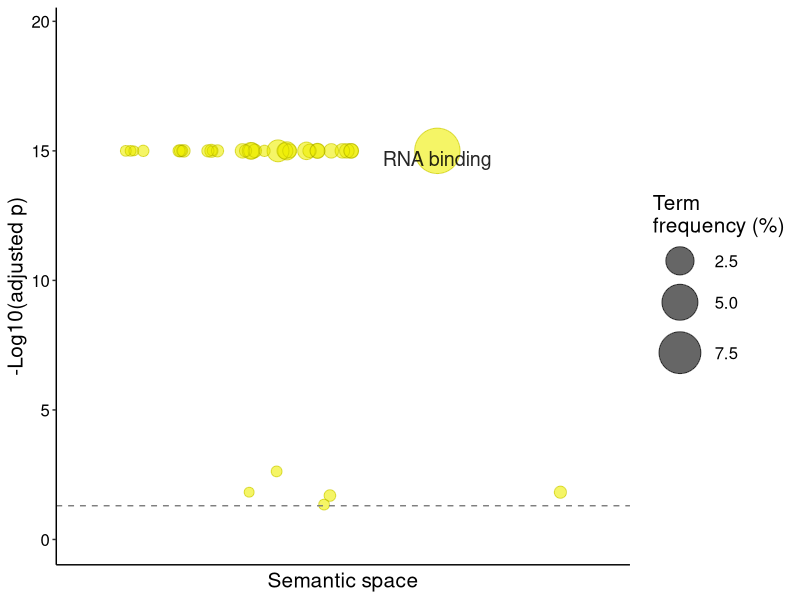

Generate this figure with R:


# A plotting R script produced by the REVIGO server at http://revigo.irb.hr/
# If you found REVIGO useful in your work, please cite the following reference:
# Supek F et al. "REVIGO summarizes and visualizes long lists of Gene Ontology
# terms" PLoS ONE 2011. doi:10.1371/journal.pone.0021800


# --------------------------------------------------------------------------
# If you don't have the ggplot2 package installed, uncomment the following line:
# install.packages( "ggplot2" );
library( ggplot2 );
library( RColorBrewer );
library( ggridges )
# --------------------------------------------------------------------------
# If you don't have the scales package installed, uncomment the following line:
# install.packages( "scales" );
library( scales );


# --------------------------------------------------------------------------
# Here is your data from REVIGO. Scroll down for plot configuration options.



revigo.names <- c("term_ID","description","frequency_%","plot_X","plot_Y","plot_size","log10_p_value","uniqueness","dispensability");
revigo.data <- rbind(c("GO:0008312","7S RNA binding", 0.046, 2.904, 1.519, 0.954,-15,0.476,0.000),
                     c("GO:0098505","G-rich strand telomeric DNA binding", 0.046,-4.627, 0.148, 0.954,-1.8237,0.677,0.145),
                     c("GO:0003723","RNA binding", 9.262,-1.998,-0.254, 3.205,-15,0.553,0.221),
                     c("GO:0001069","regulatory region RNA binding", 0.006, 2.812,-3.685, 0.301,-15,0.525,0.248),
                     c("GO:0033204","ribonuclease P RNA binding", 0.006, 4.487,-2.304, 0.301,-15,0.525,0.248),
                     c("GO:0030627","pre-mRNA 5'-splice site binding", 0.012, 1.436, 2.578, 0.477,-2.6265,0.458,0.258),
                     c("GO:0042835","BRE binding", 0.012, 4.556, 0.773, 0.477,-15,0.509,0.258),
                     c("GO:0061752","telomeric repeat-containing RNA binding", 0.012, 4.658,-1.102, 0.477,-15,0.509,0.258),
                     c("GO:0034584","piRNA binding", 0.017, 3.454,-2.629, 0.602,-15,0.500,0.264),
                     c("GO:0070883","pre-miRNA binding", 0.023, 4.285,-0.250, 0.699,-15,0.493,0.269),
                     c("GO:0071208","histone pre-mRNA DCP binding", 0.023, 1.696,-3.232, 0.699,-15,0.493,0.269),
                     c("GO:0033592","RNA strand annealing activity", 0.029, 0.297,-2.867, 0.778,-1.6943,0.473,0.273),
                     c("GO:0002151","G-quadruplex RNA binding", 0.040, 3.521, 0.391, 0.903,-15,0.479,0.279),
                     c("GO:1990247","N6-methyladenosine-containing RNA binding", 0.040, 3.491, 1.186, 0.903,-15,0.479,0.279),
                     c("GO:0003727","single-stranded RNA binding", 0.445, 0.799,-0.458, 1.892,-15,0.409,0.330),
                     c("GO:0035197","siRNA binding", 0.046, 2.100, 1.674, 0.954,-15,0.476,0.330),
                     c("GO:0070878","primary miRNA binding", 0.046, 2.698,-2.230, 0.954,-15,0.476,0.330),
                     c("GO:0035613","RNA stem-loop binding", 0.064, 3.419,-1.024, 1.079,-15,0.467,0.338),
                     c("GO:0035198","miRNA binding", 0.087, 2.829,-0.895, 1.204,-15,0.459,0.346),
                     c("GO:0000339","RNA cap binding", 0.098, 1.901,-1.969, 1.255,-15,0.455,0.350),
                     c("GO:0070034","telomerase RNA binding", 0.098, 0.732, 1.489, 1.255,-15,0.455,0.350),
                     c("GO:0017091","AU-rich element binding", 0.133, 1.156,-2.000, 1.380,-15,0.447,0.359),
                     c("GO:0000498","base pairing with RNA", 0.167,-0.153,-0.548, 1.462,-15,0.440,0.366),
                     c("GO:0034336","misfolded RNA binding", 0.167, 0.268,-1.770, 1.462,-15,0.440,0.366),
                     c("GO:0034583","21U-RNA binding", 0.167, 2.165, 0.606, 1.462,-15,0.440,0.366),
                     c("GO:1904678","alpha-aminoacyl-tRNA binding", 0.167,-0.160,-1.203, 1.462,-15,0.440,0.366),
                     c("GO:1990605","GU repeat RNA binding", 0.167, 0.564,-1.308, 1.462,-15,0.440,0.366),
                     c("GO:0036002","pre-mRNA binding", 0.168, 0.031, 0.687, 1.477,-15,0.440,0.366),
                     c("GO:0030515","snoRNA binding", 0.173,-0.064, 0.086, 1.491,-15,0.439,0.367),
                     c("GO:0017069","snRNA binding", 0.208, 0.562, 0.837, 1.568,-15,0.433,0.373),
                     c("GO:0000049","tRNA binding", 0.283, 1.259, 0.623, 1.699,-15,0.447,0.383),
                     c("GO:0019843","rRNA binding", 0.318, 1.965,-0.853, 1.748,-15,0.420,0.387),
                     c("GO:0003725","double-stranded RNA binding", 0.364, 1.991,-0.109, 1.806,-15,0.416,0.391),
                     c("GO:0003729","mRNA binding", 1.075, 1.406,-0.739, 2.272,-15,0.379,0.434),
                     c("GO:0008135","translation factor activity, RNA binding", 0.520, 1.216,-0.059, 1.959,-15,0.404,0.441),
                     c("GO:0034057","RNA strand-exchange activity", 0.012, 0.422,-3.332, 0.477,-1.3459,0.495,0.650),
                     c("GO:0045131","pre-mRNA branch point binding", 0.006, 2.023, 2.819, 0.301,-1.8237,0.473,0.678));
one.data <- data.frame(revigo.data);
names(one.data) <- revigo.names;
one.data <- one.data [(one.data$plot_X != "null" & one.data$plot_Y != "null"), ];
one.data$plot_X <- -as.numeric( as.character(one.data$plot_X) );
one.data$plot_Y <- as.numeric( as.character(one.data$plot_Y) );
one.data$plot_size <- as.numeric( as.character(one.data$plot_size) );
one.data$log10_p_value <- as.numeric( as.character(one.data$log10_p_value) );
one.data$log10_p_value <- -one.data$log10_p_value
one.data$frequency <- as.numeric( as.character(one.data$frequency) );
one.data$uniqueness <- as.numeric( as.character(one.data$uniqueness) );
one.data$dispensability <- as.numeric( as.character(one.data$dispensability) );
#one.data$cluster <- as.numeric( as.character(one.data$cluster) );
#head(one.data);

#k-means clustering of data
num.of.cluster=1
cluster=as.character(kmeans(one.data[,c("plot_X","plot_Y")],num.of.cluster)$cluster)
#cluster=as.character(kmeans(one.data[,"plot_X"],num.of.cluster)$cluster)
one.data$cluster <- cluster;

# --------------------------------------------------------------------------
# Names of the axes, sizes of the numbers and letters, names of the columns,
# etc. can be changed below

p1 <- ggplot( data = one.data );
p1 <- p1 + geom_point( aes( plot_X, log10_p_value, colour = cluster, size = frequency), alpha = I(0.6) ) + scale_size_area();
#p1 <- p1 + scale_colour_gradientn( colours = c("skyblue", "yellow"), limits = c( -4, 8) );
p1 <- p1 + scale_color_manual(values = c("yellow2"));      #color the dots by cluster
p1 <- p1 + geom_point( aes(plot_X, log10_p_value, size = frequency), shape = 21, fill = "transparent", colour = I (alpha ("black", 0.1) )) + scale_size_area();
p1 <- p1 + scale_size( range=c(3, 15)); #scale_fill_gradientn(colours = heat_hcl(7), limits = c(-300, 0) );
ex <- one.data [ one.data$frequency > 1, ]; 
ex <- ex [ ex$dispensability < 0.4, ]; 
ex$log10_p_value<-ex$log10_p_value-0.3
p1 <- p1 + geom_text( data = ex, aes(plot_X, log10_p_value, label = description), colour = I(alpha("black", 0.85)), size =  5);
p1 <- p1 + labs (y = "-Log10(adjusted p)", x = "Semantic space",size="Term\nfrequency (%)", 
                 col="Term semantic distance" );
p1 <- p1 + theme(legend.key = element_blank()) ;
one.x_range = max(one.data$plot_X) - min(one.data$plot_X);
one.y_range = max(one.data$log10_p_value) - min(one.data$log10_p_value);
p1 <- p1 + geom_hline(yintercept=-log10(0.05), linetype="dashed", color = "grey50");
p1 <- p1 + xlim(min(one.data$plot_X)-one.x_range/10,max(one.data$plot_X)+one.x_range/10);
p1 <- p1 + ylim(0,max(one.data$log10_p_value)+one.y_range/3);
p1<-p1 + theme_classic() +guides(col=FALSE)+#theme(legend.position="bottom") 
  theme(axis.ticks.x=element_blank(),axis.text.x=element_blank(),axis.text.y=element_text(color = "black", size = 12),axis.title = element_text(size = 15),legend.title=element_text(size=15, color='black'),legend.text=element_text(size=12, color='black'))
# --------------------------------------------------------------------------
# Output the plot to screen

#p1;

# Uncomment the line below to also save the plot to a file.
# The file type depends on the extension (default=pdf).

ggsave("revigo-plot_BRCA_shared.pdf",width=5, height=4, units='in')
